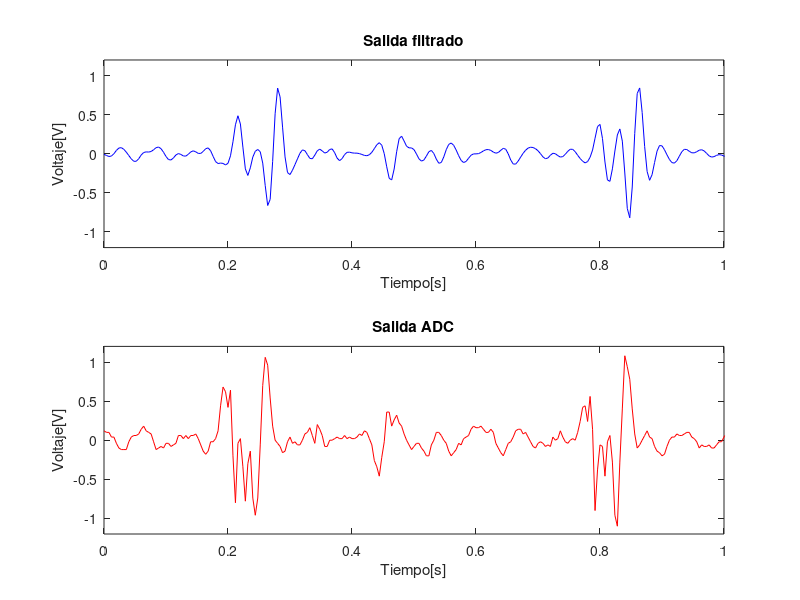

Reproduce this figure in MATLAB.
clc 
clear all

load('filtro_conv.mat');

fs = 250; %Frecuencia de muestre de la senal 1kHz
Ts = 1/fs;

% Cargo el filtro
A = [0     0     0     0     0     0     0     0     0     0;
     1     0     0     0     0     0     0     0     0     0;
     0     1     0     0     0     0     0     0     0     0;
     0     0     1     0     0     0     0     0     0     0;
     0     0     0     1     0     0     0     0     0     0;
     0     0     0     0     1     0     0     0     0     0;
     0     0     0     0     0     1     0     0     0     0;
     0     0     0     0     0     0     1     0     0     0;
     0     0     0     0     0     0     0     1     0     0;
     0     0     0     0     0     0     0     0     1     0];
     
B = [1;0;0;0;0;0;0;0;0;0];
C = 1000*[-0.131643055995946  -0.132008742782508  -0.001836274975534   0.187348576956375   0.278006552946558 0.187348576956375  -0.001836274975534  -0.132008742782508  -0.131643055995946  -0.059334149714913];
C = floor(C);
D = -0.059334149714913*1000;
D = floor(D);

%Simulando
delta = Ts; %Periodo de muestreo del sistema

u = ch_1;

t = 0:Ts:(length(t_1)-1)*Ts;

x = zeros(10,1);
x_ = x;

%Algoritmo de Euler 
 for i=1:length(t)        
%         x1 = A*x_+B*U;
%         y1 = C*x_+D*U;
%         Y2(i) = y1;
%         x_ = x1;
%         x1 = 0;

    
    Y(i) = C(1)*x(1) + C(2)*x(2) + C(3)*x(3) + C(4)*x(4) + C(5)*x(5) + C(6)*x(6) + C(7)*x(7) + C(8)*x(8) + C(9)*x(9) + C(10)*x(10) +  D*u(i);     
    
    x(10) = x(9);
    x(9) = x(8);
    x(8) = x(7);
    x(7) = x(6);
    x(6) = x(5);
    x(5) = x(4);
    x(4) = x(3);
    x(3) = x(2);
    x(2) = x(1);
    x(1) = u(i);
   
 end

 figure(1)
 subplot(2,1,1);
 plot(t,Y/max(Y),'b');
 axis([0 1 -1.2 1.2]);
 title('Salida filtrado');
 ylabel('Voltaje[V]');
 xlabel('Tiempo[s]');
 subplot(2,1,2);
 plot(t,ch_1,'r');
 axis([0 1 -1.2 1.2]);
 title('Salida ADC');
 ylabel('Voltaje[V]');
 xlabel('Tiempo[s]');